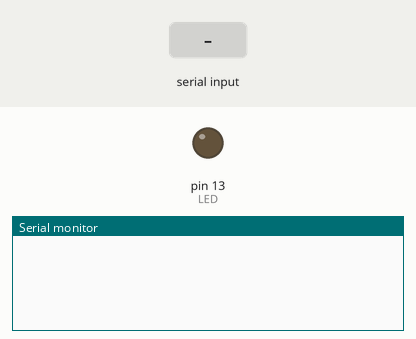
Bench run of a sketch on a simulated Arduino Uno, built with avr-gcc and run on an emulated ATmega328P. Parts: output pins drawn as LEDs (lit = HIGH), the last lines printed to the serial monitor. The inputs (shaded band) are chosen by the test bench.

Above: at 1.2 s.
1.3 s: "*" received over Serial
At 2.4 s:
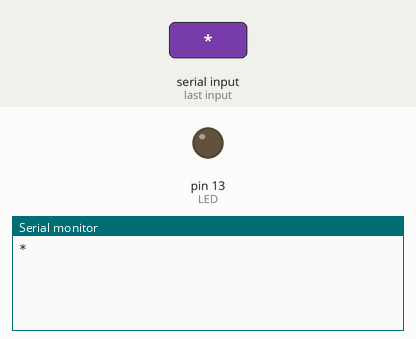
2.9 s: "1" received over Serial
At 3.6 s:
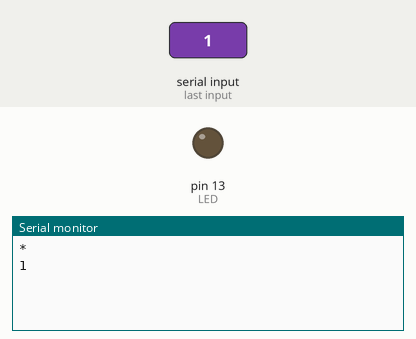

The sketch:

Arduino_Bluetooth_Android.ino
```cpp
// include the library code:
//#include

// initialize the library with the numbers of the interface pins
//LiquidCrystal lcd(12, 11, 5, 4, 3, 2);

char inbyte;    //Setting a char variable as inbyte
int LED = 13;   //LED on pin 13

void setup(){
    // set up the LCD's number of columns and rows:
  //lcd.begin(16, 2);
  // initialize the serial communications:
  Serial.begin(9600);
  digitalWrite(LED, LOW);
  // initialize the LED pin as an output
  pinMode(LED, OUTPUT);

}

void loop()
{
  // When a character arrives on the serial port this will be true
  if (Serial.available()) {
    // wait a bit for the entire message to arrive
    delay(100);

    //store the first character in var inbyte
    inbyte = Serial.read();
//    if( inbyte == '1' ) function1(); //if the byte is an ASCII 0 execute function 1
//    if( inbyte == '2' ) function2(); //if the byte is an ASCII 9 execute function 2
    Serial.println(inbyte);

    //if it is * then we know to expect text input from Android
    if (inbyte == '*')
    {
      //clear lcd screen
      //lcd.clear();
      // read all the available characters
      while (Serial.available() > 0)
      {
        // display each character to the LCD
        //lcd.write(Serial.read());
        Serial.println(Serial.read());
      }
    }
  }
}

void function1()
{
  //Enter what you want the command to initiate (e.g LED, Servo etc)
  digitalWrite(LED, HIGH);
  //lcd.clear();
  //lcd.write("Function 1");
  Serial.println("Function 1");
}

void function2()
{
  //Enter what you want the command to initiate (e.g LED, Servo etc)
  digitalWrite(LED, LOW);
  //lcd.clear();
  //lcd.write("Function 2");
  Serial.println("Function 2");
}
```

Measured:
- after the input at 1.3 s, the serial monitor: prints a new line after 0.10 s (image 1)
- after the input at 2.9 s, the serial monitor: prints a new line after 0.10 s (image 2)
